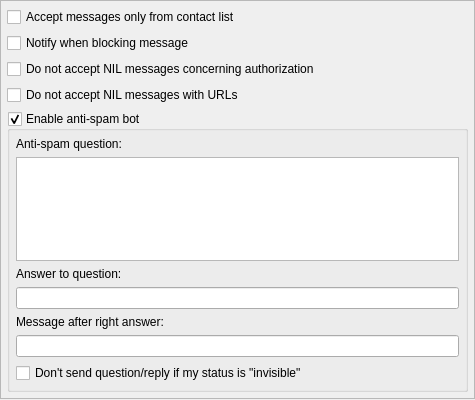
<?xml version="1.0" encoding="UTF-8"?>
<ui version="4.0">
 <class>AntiSpamLayerSettingsClass</class>
 <widget class="QWidget" name="AntiSpamLayerSettingsClass">
  <property name="geometry">
   <rect>
    <x>0</x>
    <y>0</y>
    <width>475</width>
    <height>400</height>
   </rect>
  </property>
  <property name="windowTitle">
   <string>AntiSpamSettings</string>
  </property>
  <layout class="QGridLayout" name="gridLayout_3">
   <property name="leftMargin">
    <number>0</number>
   </property>
   <property name="topMargin">
    <number>0</number>
   </property>
   <property name="rightMargin">
    <number>0</number>
   </property>
   <property name="bottomMargin">
    <number>1</number>
   </property>
   <item row="0" column="0">
    <widget class="QFrame" name="frame">
     <property name="frameShape">
      <enum>QFrame::StyledPanel</enum>
     </property>
     <property name="frameShadow">
      <enum>QFrame::Raised</enum>
     </property>
     <layout class="QGridLayout" name="gridLayout_2">
      <property name="margin">
       <number>6</number>
      </property>
      <item row="0" column="0">
       <layout class="QVBoxLayout" name="verticalLayout_2">
        <item>
         <widget class="QCheckBox" name="fromClBox">
          <property name="text">
           <string>Accept messages only from contact list</string>
          </property>
         </widget>
        </item>
        <item>
         <widget class="QCheckBox" name="notifyBox">
          <property name="text">
           <string>Notify when blocking message</string>
          </property>
         </widget>
        </item>
        <item>
         <widget class="QCheckBox" name="authorizationBox">
          <property name="text">
           <string>Do not accept NIL messages concerning authorization</string>
          </property>
         </widget>
        </item>
        <item>
         <widget class="QCheckBox" name="urlBox">
          <property name="text">
           <string>Do not accept NIL messages with URLs</string>
          </property>
         </widget>
        </item>
        <item>
         <widget class="QGroupBox" name="botGroupBox">
          <property name="title">
           <string>Enable anti-spam bot</string>
          </property>
          <property name="flat">
           <bool>false</bool>
          </property>
          <property name="checkable">
           <bool>true</bool>
          </property>
          <property name="checked">
           <bool>true</bool>
          </property>
          <layout class="QGridLayout" name="gridLayout">
           <property name="margin">
            <number>6</number>
           </property>
           <item row="0" column="0">
            <layout class="QVBoxLayout" name="verticalLayout">
             <item>
              <widget class="QLabel" name="label">
               <property name="text">
                <string>Anti-spam question:</string>
               </property>
              </widget>
             </item>
             <item>
              <widget class="QTextEdit" name="questionTextEdit">
               <property name="sizePolicy">
                <sizepolicy hsizetype="Preferred" vsizetype="Expanding">
                 <horstretch>0</horstretch>
                 <verstretch>0</verstretch>
                </sizepolicy>
               </property>
               <property name="minimumSize">
                <size>
                 <width>40</width>
                 <height>0</height>
                </size>
               </property>
              </widget>
             </item>
             <item>
              <widget class="QLabel" name="label_2">
               <property name="text">
                <string>Answer to question:</string>
               </property>
              </widget>
             </item>
             <item>
              <widget class="QLineEdit" name="answerLineEdit"/>
             </item>
             <item>
              <widget class="QLabel" name="label_3">
               <property name="text">
                <string>Message after right answer:</string>
               </property>
              </widget>
             </item>
             <item>
              <widget class="QLineEdit" name="afterAnswerLineEdit"/>
             </item>
             <item>
              <widget class="QCheckBox" name="invisibleBox">
               <property name="text">
                <string>Don't send question/reply if my status is &quot;invisible&quot;</string>
               </property>
              </widget>
             </item>
            </layout>
           </item>
          </layout>
         </widget>
        </item>
       </layout>
      </item>
     </layout>
    </widget>
   </item>
  </layout>
 </widget>
 <layoutdefault spacing="6" margin="11"/>
 <resources/>
 <connections/>
</ui>
